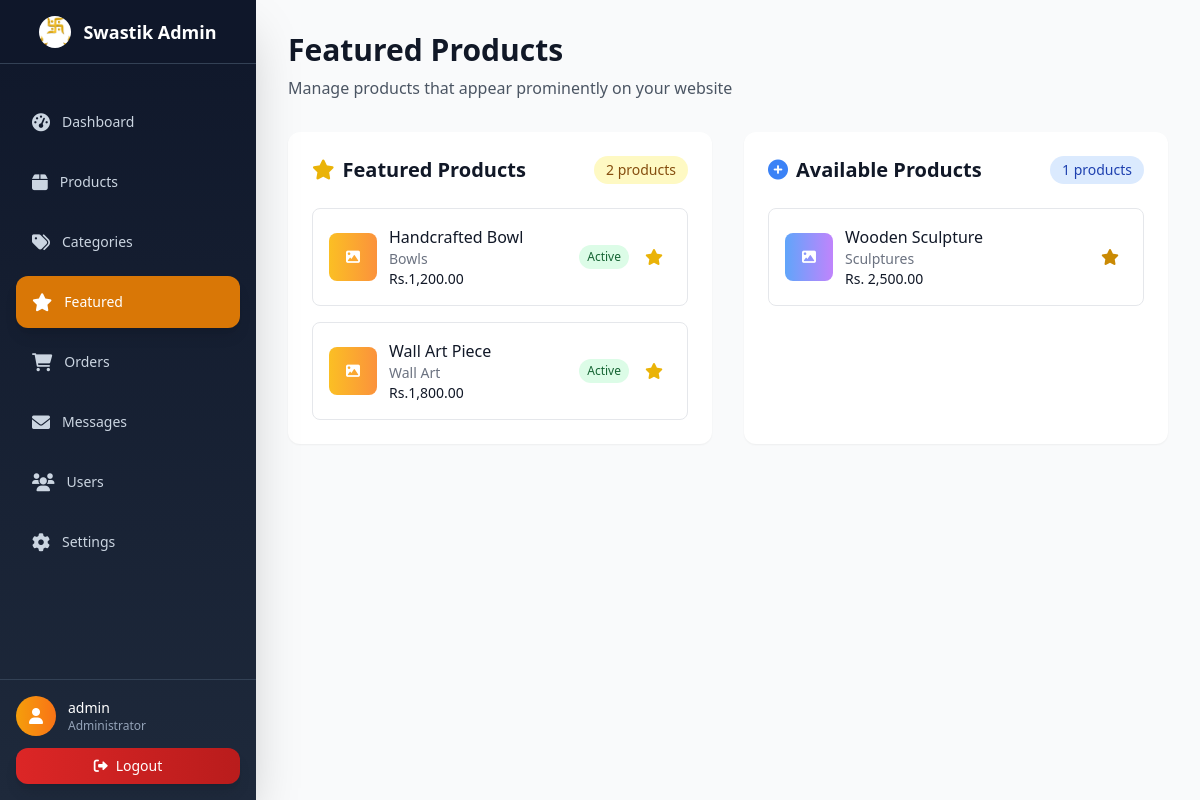
/featured.php (signed in), run on the app's committed database.
### tables this page shows
CREATE TABLE `products` (
  `id` bigint(20) UNSIGNED NOT NULL AUTO_INCREMENT,
  `name` varchar(255) NOT NULL,
  `description` text DEFAULT NULL,
  `price` decimal(10,2) NOT NULL DEFAULT 0.00,
  `category_id` int(10) UNSIGNED DEFAULT NULL,
  `is_active` tinyint(1) NOT NULL DEFAULT 1,
  `is_featured` tinyint(1) NOT NULL DEFAULT 0,
  `image_data` longblob DEFAULT NULL,
  `image_type` varchar(100) DEFAULT NULL,
  `created_at` timestamp NOT NULL DEFAULT current_timestamp(),
  `updated_at` timestamp NOT NULL DEFAULT current_timestamp() ON UPDATE current_timestamp(),
  PRIMARY KEY (`id`),
  FOREIGN KEY (`category_id`) REFERENCES `categories`(`id`) ON DELETE SET NULL
);

CREATE TABLE `categories` (
  `id` int(10) UNSIGNED NOT NULL AUTO_INCREMENT,
  `name` varchar(150) NOT NULL,
  `is_active` tinyint(1) NOT NULL DEFAULT 1,
  `created_at` timestamp NOT NULL DEFAULT current_timestamp(),
  PRIMARY KEY (`id`)
);

### public/featured.php (the view, shortened to what this page needs)
<?php
require_once "../config/db.php";
try {
    $featuredStmt = $conn->query("
        SELECT p.id, p.name, p.price, p.is_active, c.name as category_name, p.created_at, p.image_data, p.image_type
        FROM products p
        LEFT JOIN categories c ON p.category_id = c.id
        WHERE p.is_featured = 1
        ORDER BY p.created_at DESC
    ");
    $featuredProducts = $featuredStmt->fetchAll(PDO::FETCH_ASSOC);
    $nonFeaturedStmt = $conn->query("
        SELECT p.id, p.name, p.price, p.is_active, c.name as category_name, p.image_data, p.image_type
        FROM products p
        LEFT JOIN categories c ON p.category_id = c.id
        WHERE p.is_featured = 0 AND p.is_active = 1
        ORDER BY p.name
    ");
    $nonFeaturedProducts = $nonFeaturedStmt->fetchAll(PDO::FETCH_ASSOC);
} catch (PDOException $e) {
    $featuredProducts = [];
    $nonFeaturedProducts = [];
}
?>
<!DOCTYPE html>
<html lang="en">
<head>
    <script src="https://cdn.tailwindcss.com"></script>
    <link href="https://cdnjs.cloudflare.com/ajax/libs/font-awesome/6.0.0/css/all.min.css" rel="stylesheet">
</head>
<body class="bg-gray-50 min-h-screen">
<?php include "../assets/partials/navbar.php"; ?>
<div class="lg:ml-64 min-h-screen">
    <div class="max-w-7xl mx-auto px-4 sm:px-6 lg:px-8 py-8">
    <div class="mb-8">
        <h1 class="text-3xl font-bold text-gray-900">Featured Products</h1>
        <p class="text-gray-600 mt-2">Manage products that appear prominently on your website</p>
    </div>
    <div class="grid grid-cols-1 lg:grid-cols-2 gap-8">
        <div class="bg-white rounded-xl shadow-sm p-6">
            <div class="flex items-center justify-between mb-6">
                <h2 class="text-xl font-semibold text-gray-900">
                    <i class="fas fa-star text-yellow-500 mr-2"></i>Featured Products
                </h2>
                <span class="bg-yellow-100 text-yellow-800 px-3 py-1 rounded-full text-sm font-medium">
                    <?= count($featuredProducts) ?> products
                </span>
            </div>
            <?php if (empty($featuredProducts)): ?>
                <div class="text-center py-8 text-gray-500">
                    <i class="fas fa-star text-4xl mb-4"></i>
                    <p>No featured products yet</p>
                </div>
            <?php else: ?>
                <div class="space-y-4">
                    <?php foreach ($featuredProducts as $product): ?>
                        <div class="flex items-center justify-between p-4 border border-gray-200 rounded-lg hover:bg-gray-50">
                            <div class="flex items-center flex-1">
                                <div class="w-12 h-12 rounded-lg overflow-hidden mr-3 flex-shrink-0">
                                    <?php if ($product['image_data']): ?>
                                        <img
                                             class="w-full h-full object-cover">
                                    <?php else: ?>
                                        <div class="w-full h-full bg-gradient-to-r from-amber-400 to-orange-400 flex items-center justify-center">
                                            <i class="fas fa-image text-white text-sm"></i>
                                        </div>
                                    <?php endif; ?>
                                </div>
                                <div>
                                    <h3 class="font-medium text-gray-900"><?= htmlspecialchars($product['name']) ?></h3>
                                    <p class="text-sm text-gray-500"><?= htmlspecialchars($product['category_name'] ?? 'No Category') ?></p>
                                    <p class="text-sm font-medium text-gray-900">Rs.<?= number_format($product['price'], 2) ?></p>
                                </div>
                            </div>
                            <div class="flex items-center space-x-2">
                                <span class="px-2 py-1 text-xs rounded-full <?= $product['is_active'] ? 'bg-green-100 text-green-800' : 'bg-red-100 text-red-800' ?>">
                                    <?= $product['is_active'] ? 'Active' : 'Inactive' ?>
                                </span>
                                <button onclick="removeFeatured(<?= $product['id'] ?>)"
                                        class="text-yellow-500 hover:text-red-600 p-2 transition-colors duration-200"
                                        title="Remove from featured">
                                    <i class="fas fa-star"></i>
                                </button>
                            </div>
                        </div>
                    <?php endforeach; ?>
                </div>
            <?php endif; ?>
        </div>
        <div class="bg-white rounded-xl shadow-sm p-6">
            <div class="flex items-center justify-between mb-6">
                <h2 class="text-xl font-semibold text-gray-900">
                    <i class="fas fa-plus-circle text-blue-500 mr-2"></i>Available Products
                </h2>
                <span class="bg-blue-100 text-blue-800 px-3 py-1 rounded-full text-sm font-medium">
                    <?= count($nonFeaturedProducts) ?> products
                </span>
            </div>
            <?php if (empty($nonFeaturedProducts)): ?>
                <div class="text-center py-8 text-gray-500">
                    <i class="fas fa-box text-4xl mb-4"></i>
                    <p>All active products are featured</p>
                </div>
            <?php else: ?>
                <div class="space-y-4 max-h-96 overflow-y-auto">
                    <?php foreach ($nonFeaturedProducts as $product): ?>
                        <div class="flex items-center justify-between p-4 border border-gray-200 rounded-lg hover:bg-gray-50">
                            <div class="flex items-center flex-1">
                                <div class="w-12 h-12 rounded-lg overflow-hidden mr-3 flex-shrink-0">
                                    <?php if ($product['image_data']): ?>
                                        <img
                                             class="w-full h-full object-cover">
                                    <?php else: ?>
                                        <div class="w-full h-full bg-gradient-to-r from-blue-400 to-purple-400 flex items-center justify-center">
                                            <i class="fas fa-image text-white text-sm"></i>
                                        </div>
                                    <?php endif; ?>
                                </div>
                                <div>
                                    <h3 class="font-medium text-gray-900"><?= htmlspecialchars($product['name']) ?></h3>
                                    <p class="text-sm text-gray-500"><?= htmlspecialchars($product['category_name'] ?? 'No Category') ?></p>
                                    <p class="text-sm font-medium text-gray-900">Rs. <?= number_format($product['price'], 2) ?></p>
                                </div>
                            </div>
                            <a href="?toggle=1&id=<?= $product['id'] ?>"
                               class="text-yellow-600 hover:text-yellow-800 p-2"
                               title="Add to featured">
                                <i class="fas fa-star"></i>
                            </a>
                        </div>
                    <?php endforeach; ?>
                </div>
            <?php endif; ?>
        </div>
    </div>
    </div>
</div>
</body>
</html>

### data on the page
products: name "Handcrafted Bowl", category.name "Bowls", price "1,200.00", is_active "Active"
products: name "Wall Art Piece", category.name "Wall Art", price "1,800.00", is_active "Active"
products: name "Wooden Sculpture", category.name "Sculptures", price "2,500.00"

### other printed values
$_SESSION['admin_username'] "admin"
count($featuredProducts) "2"
count($nonFeaturedProducts) "1"
